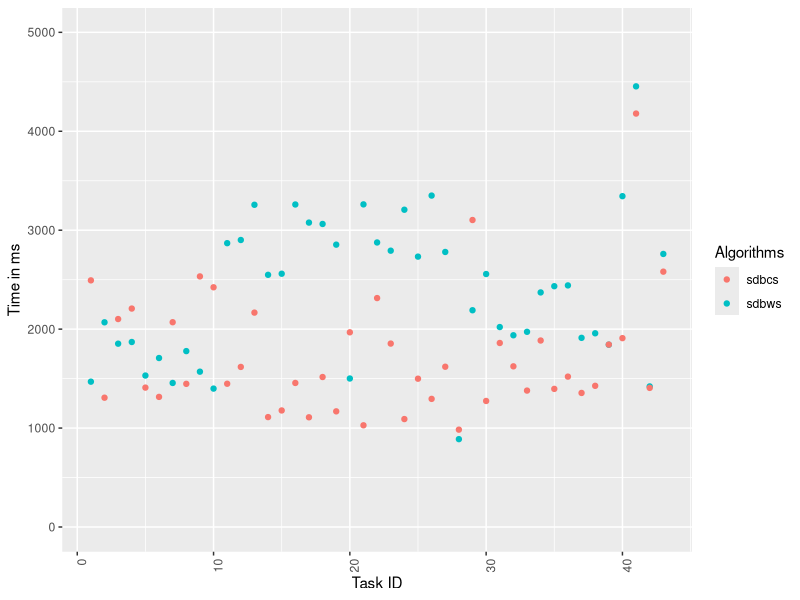

The R script that drew this image:
setwd('/Users/yoshimori/Studyspace/Magisterka/CloudFunctionOptimizer/plots')
library('ggplot2')

sdbws_results = read.table("../results/all_x5/real_avg_execution.csv",header = TRUE)
sdbcs_results = read.table("../results/all_x5_sdbcs/real_avg_execution.csv",header = TRUE)

sdbws_results = sdbws_results[order(sdbws_results$id),]
sdbws_results$algorithm <- "sdbws"

sdbcs_results = sdbcs_results[order(sdbcs_results$id),]
sdbcs_results$algorithm <- "sdbcs"


results <- rbind(sdbws_results, sdbcs_results)
ggplot(results, aes(x=id, y=time, group = type, colour=as.factor(algorithm))) + geom_point() + theme(axis.text.x = element_text(angle = 90, hjust = 1)) + labs(x = "Task ID", y = "Time in ms", colour = "Algorithms") + ylim(0, 5000)


